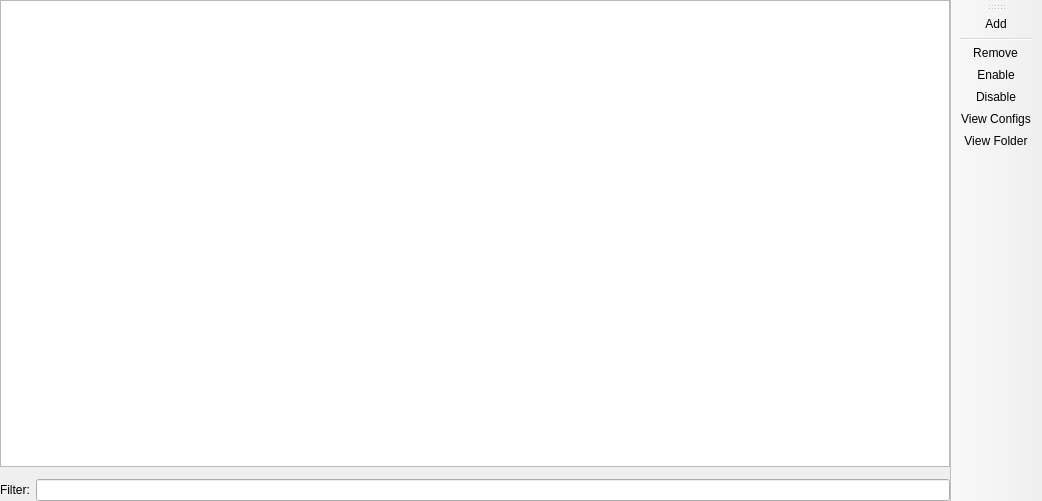
<?xml version="1.0" encoding="UTF-8"?>
<ui version="4.0">
 <class>ModFolderPage</class>
 <widget class="QMainWindow" name="ModFolderPage">
  <property name="geometry">
   <rect>
    <x>0</x>
    <y>0</y>
    <width>1042</width>
    <height>501</height>
   </rect>
  </property>
  <widget class="QWidget" name="centralwidget">
   <layout class="QGridLayout" name="gridLayout">
    <property name="leftMargin">
     <number>0</number>
    </property>
    <property name="topMargin">
     <number>0</number>
    </property>
    <property name="rightMargin">
     <number>0</number>
    </property>
    <property name="bottomMargin">
     <number>0</number>
    </property>
    <item row="4" column="1" colspan="3">
     <layout class="QGridLayout" name="gridLayout_2">
      <item row="0" column="1">
       <widget class="QLineEdit" name="filterEdit">
        <property name="clearButtonEnabled">
         <bool>true</bool>
        </property>
       </widget>
      </item>
      <item row="0" column="0">
       <widget class="QLabel" name="filterLabel">
        <property name="text">
         <string>Filter:</string>
        </property>
       </widget>
      </item>
     </layout>
    </item>
    <item row="2" column="1" colspan="3">
     <widget class="MCModInfoFrame" name="frame">
      <property name="sizePolicy">
       <sizepolicy hsizetype="Preferred" vsizetype="Minimum">
        <horstretch>0</horstretch>
        <verstretch>0</verstretch>
       </sizepolicy>
      </property>
     </widget>
    </item>
    <item row="1" column="1" colspan="3">
     <widget class="ModListView" name="modTreeView">
      <property name="sizePolicy">
       <sizepolicy hsizetype="Expanding" vsizetype="Expanding">
        <horstretch>0</horstretch>
        <verstretch>0</verstretch>
       </sizepolicy>
      </property>
      <property name="acceptDrops">
       <bool>true</bool>
      </property>
      <property name="dragDropMode">
       <enum>QAbstractItemView::DropOnly</enum>
      </property>
     </widget>
    </item>
   </layout>
  </widget>
  <widget class="WideBar" name="actionsToolbar">
   <property name="windowTitle">
    <string>Actions</string>
   </property>
   <property name="toolButtonStyle">
    <enum>Qt::ToolButtonTextOnly</enum>
   </property>
   <attribute name="toolBarArea">
    <enum>RightToolBarArea</enum>
   </attribute>
   <attribute name="toolBarBreak">
    <bool>false</bool>
   </attribute>
   <addaction name="actionAdd"/>
   <addaction name="separator"/>
   <addaction name="actionRemove"/>
   <addaction name="actionEnable"/>
   <addaction name="actionDisable"/>
   <addaction name="actionView_configs"/>
   <addaction name="actionView_Folder"/>
  </widget>
  <action name="actionAdd">
   <property name="text">
    <string>&amp;Add</string>
   </property>
   <property name="toolTip">
    <string>Add mods</string>
   </property>
  </action>
  <action name="actionAddCurse">
   <property name="text">
    <string>&amp;Add Curse</string>
   </property>
   <property name="toolTip">
    <string>Add mods from CurseForge</string>
   </property>
  </action>
  <action name="actionRemove">
   <property name="text">
    <string>&amp;Remove</string>
   </property>
   <property name="toolTip">
    <string>Remove selected mods</string>
   </property>
  </action>
  <action name="actionEnable">
   <property name="text">
    <string>&amp;Enable</string>
   </property>
   <property name="toolTip">
    <string>Enable selected mods</string>
   </property>
  </action>
  <action name="actionDisable">
   <property name="text">
    <string>&amp;Disable</string>
   </property>
   <property name="toolTip">
    <string>Disable selected mods</string>
   </property>
  </action>
  <action name="actionView_configs">
   <property name="text">
    <string>View &amp;Configs</string>
   </property>
   <property name="toolTip">
    <string>Open the 'config' folder in the system file manager.</string>
   </property>
  </action>
  <action name="actionView_Folder">
   <property name="text">
    <string>View &amp;Folder</string>
   </property>
  </action>
 </widget>
 <customwidgets>
  <customwidget>
   <class>ModListView</class>
   <extends>QTreeView</extends>
   <header>widgets/ModListView.h</header>
  </customwidget>
  <customwidget>
   <class>MCModInfoFrame</class>
   <extends>QFrame</extends>
   <header>widgets/MCModInfoFrame.h</header>
   <container>1</container>
  </customwidget>
  <customwidget>
   <class>WideBar</class>
   <extends>QToolBar</extends>
   <header>widgets/WideBar.h</header>
  </customwidget>
 </customwidgets>
 <tabstops>
  <tabstop>modTreeView</tabstop>
  <tabstop>filterEdit</tabstop>
 </tabstops>
 <resources/>
 <connections/>
</ui>
